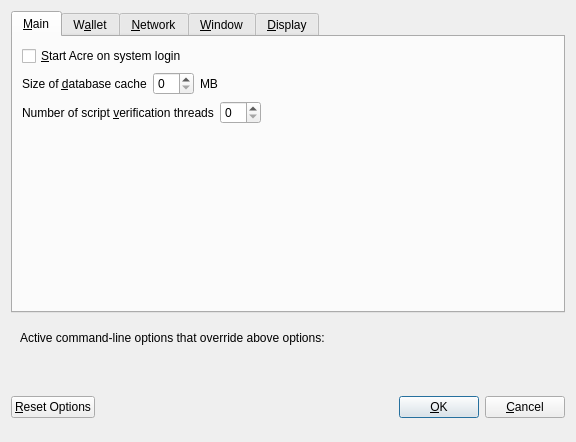
<?xml version="1.0" encoding="UTF-8"?>
<ui version="4.0">
 <class>OptionsDialog</class>
 <widget class="QDialog" name="OptionsDialog">
  <property name="geometry">
   <rect>
    <x>0</x>
    <y>0</y>
    <width>576</width>
    <height>442</height>
   </rect>
  </property>
  <property name="windowTitle">
   <string>Options</string>
  </property>
  <property name="modal">
   <bool>true</bool>
  </property>
  <layout class="QVBoxLayout" name="verticalLayout">
   <item>
    <widget class="QTabWidget" name="tabWidget">
     <property name="currentIndex">
      <number>0</number>
     </property>
     <widget class="QWidget" name="tabMain">
      <attribute name="title">
       <string>&amp;Main</string>
      </attribute>
      <layout class="QVBoxLayout" name="verticalLayout_Main">
       <item>
        <widget class="QCheckBox" name="bitcoinAtStartup">
         <property name="toolTip">
          <string>Automatically start Acre after logging in to the system.</string>
         </property>
         <property name="text">
          <string>&amp;Start Acre on system login</string>
         </property>
        </widget>
       </item>
       <item>
        <layout class="QHBoxLayout" name="horizontalLayout_2_Main">
         <item>
          <widget class="QLabel" name="databaseCacheLabel">
           <property name="text">
            <string>Size of &amp;database cache</string>
           </property>
           <property name="textFormat">
            <enum>Qt::PlainText</enum>
           </property>
           <property name="buddy">
            <cstring>databaseCache</cstring>
           </property>
          </widget>
         </item>
         <item>
          <widget class="QSpinBox" name="databaseCache"/>
         </item>
         <item>
          <widget class="QLabel" name="databaseCacheUnitLabel">
           <property name="text">
            <string>MB</string>
           </property>
           <property name="textFormat">
            <enum>Qt::PlainText</enum>
           </property>
          </widget>
         </item>
         <item>
          <spacer name="horizontalSpacer_2_Main">
           <property name="orientation">
            <enum>Qt::Horizontal</enum>
           </property>
           <property name="sizeHint" stdset="0">
            <size>
             <width>40</width>
             <height>20</height>
            </size>
           </property>
          </spacer>
         </item>
        </layout>
       </item>
       <item>
        <layout class="QHBoxLayout" name="horizontalLayout_3_Main">
         <item>
          <widget class="QLabel" name="threadsScriptVerifLabel">
           <property name="text">
            <string>Number of script &amp;verification threads</string>
           </property>
           <property name="textFormat">
            <enum>Qt::PlainText</enum>
           </property>
           <property name="buddy">
            <cstring>threadsScriptVerif</cstring>
           </property>
          </widget>
         </item>
         <item>
          <widget class="QSpinBox" name="threadsScriptVerif">
           <property name="toolTip">
            <string>(0 = auto, &lt;0 = leave that many cores free)</string>
           </property>
          </widget>
         </item>
         <item>
          <spacer name="horizontalSpacer_3_Main">
           <property name="orientation">
            <enum>Qt::Horizontal</enum>
           </property>
           <property name="sizeHint" stdset="0">
            <size>
             <width>40</width>
             <height>20</height>
            </size>
           </property>
          </spacer>
         </item>
        </layout>
       </item>
       <item>
        <spacer name="verticalSpacer_2">
         <property name="orientation">
          <enum>Qt::Vertical</enum>
         </property>
         <property name="sizeHint" stdset="0">
          <size>
           <width>20</width>
           <height>40</height>
          </size>
         </property>
        </spacer>
       </item>
      </layout>
     </widget>
     <widget class="QWidget" name="tabWallet">
      <attribute name="title">
       <string>W&amp;allet</string>
      </attribute>
      <layout class="QVBoxLayout" name="verticalLayout_Wallet">
       <item>
        <layout class="QHBoxLayout" name="horizontalLayout_2_Wallet">
         <item>
          <widget class="QLabel" name="labelStakeSplitThresholdText">
           <property name="text">
            <string>Stake split threshold:</string>
           </property>
          </widget>
         </item>
         <item>
          <widget class="QSpinBox" name="spinBoxStakeSplitThreshold">
           <property name="minimum">
            <number>1</number>
           </property>
           <property name="maximum">
            <number>999999</number>
           </property>
          </widget>
         </item>
        </layout>
       </item>
       <item>
        <widget class="QGroupBox" name="groupBox">
         <property name="title">
          <string>Expert</string>
         </property>
         <layout class="QVBoxLayout" name="verticalLayout_2">
          <item>
           <widget class="QCheckBox" name="coinControlFeatures">
            <property name="toolTip">
             <string>Whether to show coin control features or not.</string>
            </property>
            <property name="text">
             <string>Enable coin &amp;control features</string>
            </property>
           </widget>
          </item>
          <item>
           <widget class="QCheckBox" name="showMasternodesTab">
            <property name="toolTip">
             <string>Show additional tab listing all your masternodes in first sub-tab&lt;br/&gt;and all masternodes on the network in second sub-tab.</string>
            </property>
            <property name="text">
             <string>Show Masternodes Tab</string>
            </property>
           </widget>
          </item>
          <item>
           <widget class="QCheckBox" name="spendZeroConfChange">
            <property name="toolTip">
             <string>If you disable the spending of unconfirmed change, the change from a transaction&lt;br/&gt;cannot be used until that transaction has at least one confirmation.&lt;br/&gt;This also affects how your balance is computed.</string>
            </property>
            <property name="text">
             <string>&amp;Spend unconfirmed change</string>
            </property>
           </widget>
          </item>
         </layout>
        </widget>
       </item>
       <item>
        <spacer name="verticalSpacer_Wallet">
         <property name="orientation">
          <enum>Qt::Vertical</enum>
         </property>
         <property name="sizeHint" stdset="0">
          <size>
           <width>20</width>
           <height>40</height>
          </size>
         </property>
        </spacer>
       </item>
      </layout>
     </widget>
     <widget class="QWidget" name="tabNetwork">
      <attribute name="title">
       <string>&amp;Network</string>
      </attribute>
      <layout class="QVBoxLayout" name="verticalLayout_Network">
       <item>
        <widget class="QCheckBox" name="mapPortUpnp">
         <property name="toolTip">
          <string>Automatically open the Acre client port on the router. This only works when your router supports UPnP and it is enabled.</string>
         </property>
         <property name="text">
          <string>Map port using &amp;UPnP</string>
         </property>
        </widget>
       </item>
       <item>
        <widget class="QCheckBox" name="allowIncoming">
         <property name="toolTip">
          <string>Accept connections from outside</string>
         </property>
         <property name="text">
          <string>Allow incoming connections</string>
         </property>
        </widget>
       </item>
       <item>
        <widget class="QCheckBox" name="connectSocks">
         <property name="toolTip">
          <string>Connect to the Acre network through a SOCKS5 proxy.</string>
         </property>
         <property name="text">
          <string>&amp;Connect through SOCKS5 proxy (default proxy):</string>
         </property>
        </widget>
       </item>
       <item>
        <layout class="QHBoxLayout" name="horizontalLayout_1_Network">
         <item>
          <widget class="QLabel" name="proxyIpLabel">
           <property name="text">
            <string>Proxy &amp;IP:</string>
           </property>
           <property name="textFormat">
            <enum>Qt::PlainText</enum>
           </property>
           <property name="buddy">
            <cstring>proxyIp</cstring>
           </property>
          </widget>
         </item>
         <item>
          <widget class="QValidatedLineEdit" name="proxyIp">
           <property name="minimumSize">
            <size>
             <width>140</width>
             <height>0</height>
            </size>
           </property>
           <property name="maximumSize">
            <size>
             <width>140</width>
             <height>16777215</height>
            </size>
           </property>
           <property name="toolTip">
            <string>IP address of the proxy (e.g. IPv4: 127.0.0.1 / IPv6: ::1)</string>
           </property>
          </widget>
         </item>
         <item>
          <widget class="QLabel" name="proxyPortLabel">
           <property name="text">
            <string>&amp;Port:</string>
           </property>
           <property name="textFormat">
            <enum>Qt::PlainText</enum>
           </property>
           <property name="buddy">
            <cstring>proxyPort</cstring>
           </property>
          </widget>
         </item>
         <item>
          <widget class="QLineEdit" name="proxyPort">
           <property name="minimumSize">
            <size>
             <width>55</width>
             <height>0</height>
            </size>
           </property>
           <property name="maximumSize">
            <size>
             <width>55</width>
             <height>16777215</height>
            </size>
           </property>
           <property name="toolTip">
            <string>Port of the proxy (e.g. 9050)</string>
           </property>
          </widget>
         </item>
         <item>
          <spacer name="horizontalSpacer_1_Network">
           <property name="orientation">
            <enum>Qt::Horizontal</enum>
           </property>
           <property name="sizeHint" stdset="0">
            <size>
             <width>40</width>
             <height>20</height>
            </size>
           </property>
          </spacer>
         </item>
        </layout>
       </item>
       <item>
        <spacer name="verticalSpacer_Network">
         <property name="orientation">
          <enum>Qt::Vertical</enum>
         </property>
         <property name="sizeHint" stdset="0">
          <size>
           <width>20</width>
           <height>40</height>
          </size>
         </property>
        </spacer>
       </item>
      </layout>
     </widget>
     <widget class="QWidget" name="tabWindow">
      <attribute name="title">
       <string>&amp;Window</string>
      </attribute>
      <layout class="QVBoxLayout" name="verticalLayout_Window">
       <item>
        <widget class="QCheckBox" name="minimizeToTray">
         <property name="toolTip">
          <string>Show only a tray icon after minimizing the window.</string>
         </property>
         <property name="text">
          <string>&amp;Minimize to the tray instead of the taskbar</string>
         </property>
        </widget>
       </item>
       <item>
        <widget class="QCheckBox" name="minimizeOnClose">
         <property name="toolTip">
          <string>Minimize instead of exit the application when the window is closed. When this option is enabled, the application will be closed only after selecting Quit in the menu.</string>
         </property>
         <property name="text">
          <string>M&amp;inimize on close</string>
         </property>
        </widget>
       </item>
       <item>
        <spacer name="verticalSpacer_Window">
         <property name="orientation">
          <enum>Qt::Vertical</enum>
         </property>
         <property name="sizeHint" stdset="0">
          <size>
           <width>20</width>
           <height>40</height>
          </size>
         </property>
        </spacer>
       </item>
      </layout>
     </widget>
     <widget class="QWidget" name="tabDisplay">
      <attribute name="title">
       <string>&amp;Display</string>
      </attribute>
      <layout class="QVBoxLayout" name="verticalLayout_Display">
       <item>
        <layout class="QHBoxLayout" name="horizontalLayout_1_Display">
         <item>
          <widget class="QLabel" name="langLabel">
           <property name="text">
            <string>User Interface &amp;language:</string>
           </property>
           <property name="textFormat">
            <enum>Qt::PlainText</enum>
           </property>
           <property name="buddy">
            <cstring>lang</cstring>
           </property>
          </widget>
         </item>
         <item>
          <widget class="QValueComboBox" name="lang">
           <property name="toolTip">
            <string>The user interface language can be set here. This setting will take effect after restarting Acre.</string>
           </property>
          </widget>
         </item>
        </layout>
       </item>
       <item>
        <widget class="Line" name="line">
         <property name="orientation">
          <enum>Qt::Horizontal</enum>
         </property>
        </widget>
       </item>
       <item>
        <layout class="QHBoxLayout" name="horizontalLayout_2_Display">
         <item>
          <widget class="QLabel" name="unitLabel">
           <property name="text">
            <string>&amp;Unit to show amounts in:</string>
           </property>
           <property name="textFormat">
            <enum>Qt::PlainText</enum>
           </property>
           <property name="buddy">
            <cstring>unit</cstring>
           </property>
          </widget>
         </item>
         <item>
          <widget class="QValueComboBox" name="unit">
           <property name="toolTip">
            <string>Choose the default subdivision unit to show in the interface and when sending coins.</string>
           </property>
          </widget>
         </item>
        </layout>
       </item>
       <item>
        <layout class="QHBoxLayout" name="horizontalLayout_5_Display">
         <item>
          <widget class="QLabel" name="digitsLabel">
           <property name="text">
            <string>Decimal digits</string>
           </property>
          </widget>
         </item>
         <item>
          <widget class="QValueComboBox" name="digits"/>
         </item>
        </layout>
       </item>
       <item>
        <layout class="QHBoxLayout" name="horizontalLayout_3_Display">
         <item>
          <widget class="QLabel" name="thirdPartyTxUrlsLabel">
           <property name="toolTip">
            <string>Third party URLs (e.g. a block explorer) that appear in the transactions tab as context menu items. %s in the URL is replaced by transaction hash. Multiple URLs are separated by vertical bar |.</string>
           </property>
           <property name="text">
            <string>Third party transaction URLs</string>
           </property>
           <property name="buddy">
            <cstring>thirdPartyTxUrls</cstring>
           </property>
          </widget>
         </item>
         <item>
          <widget class="QLineEdit" name="thirdPartyTxUrls">
           <property name="toolTip">
            <string>Third party URLs (e.g. a block explorer) that appear in the transactions tab as context menu items. %s in the URL is replaced by transaction hash. Multiple URLs are separated by vertical bar |.</string>
           </property>
          </widget>
         </item>
        </layout>
       </item>
       <item>
        <spacer name="verticalSpacer">
         <property name="orientation">
          <enum>Qt::Vertical</enum>
         </property>
         <property name="sizeHint" stdset="0">
          <size>
           <width>20</width>
           <height>40</height>
          </size>
         </property>
        </spacer>
       </item>
      </layout>
     </widget>
    </widget>
   </item>
   <item>
    <widget class="QFrame" name="frame">
     <layout class="QVBoxLayout" name="verticalLayout_Bottom">
      <item>
       <layout class="QHBoxLayout" name="horizontalLayout_Bottom">
        <item>
         <widget class="QLabel" name="overriddenByCommandLineInfoLabel">
          <property name="text">
           <string>Active command-line options that override above options:</string>
          </property>
          <property name="textFormat">
           <enum>Qt::PlainText</enum>
          </property>
         </widget>
        </item>
        <item>
         <spacer name="horizontalSpacer_Bottom">
          <property name="orientation">
           <enum>Qt::Horizontal</enum>
          </property>
          <property name="sizeHint" stdset="0">
           <size>
            <width>40</width>
            <height>20</height>
           </size>
          </property>
         </spacer>
        </item>
       </layout>
      </item>
      <item>
       <widget class="QLabel" name="overriddenByCommandLineLabel">
        <property name="text">
         <string/>
        </property>
        <property name="textFormat">
         <enum>Qt::PlainText</enum>
        </property>
        <property name="wordWrap">
         <bool>true</bool>
        </property>
       </widget>
      </item>
     </layout>
    </widget>
   </item>
   <item>
    <layout class="QHBoxLayout" name="horizontalLayout_Buttons">
     <item>
      <widget class="QPushButton" name="resetButton">
       <property name="toolTip">
        <string>Reset all client options to default.</string>
       </property>
       <property name="text">
        <string>&amp;Reset Options</string>
       </property>
       <property name="autoDefault">
        <bool>false</bool>
       </property>
      </widget>
     </item>
     <item>
      <spacer name="horizontalSpacer_1">
       <property name="orientation">
        <enum>Qt::Horizontal</enum>
       </property>
       <property name="sizeHint" stdset="0">
        <size>
         <width>40</width>
         <height>48</height>
        </size>
       </property>
      </spacer>
     </item>
     <item>
      <widget class="QLabel" name="statusLabel">
       <property name="minimumSize">
        <size>
         <width>200</width>
         <height>0</height>
        </size>
       </property>
       <property name="font">
        <font>
         <weight>75</weight>
         <bold>true</bold>
        </font>
       </property>
       <property name="text">
        <string/>
       </property>
       <property name="textFormat">
        <enum>Qt::PlainText</enum>
       </property>
       <property name="wordWrap">
        <bool>true</bool>
       </property>
      </widget>
     </item>
     <item>
      <spacer name="horizontalSpacer_2">
       <property name="orientation">
        <enum>Qt::Horizontal</enum>
       </property>
       <property name="sizeHint" stdset="0">
        <size>
         <width>40</width>
         <height>48</height>
        </size>
       </property>
      </spacer>
     </item>
     <item>
      <widget class="QPushButton" name="okButton">
       <property name="text">
        <string>&amp;OK</string>
       </property>
       <property name="autoDefault">
        <bool>false</bool>
       </property>
       <property name="default">
        <bool>true</bool>
       </property>
      </widget>
     </item>
     <item>
      <widget class="QPushButton" name="cancelButton">
       <property name="text">
        <string>&amp;Cancel</string>
       </property>
       <property name="autoDefault">
        <bool>false</bool>
       </property>
      </widget>
     </item>
    </layout>
   </item>
  </layout>
 </widget>
 <customwidgets>
  <customwidget>
   <class>QValidatedLineEdit</class>
   <extends>QLineEdit</extends>
   <header>qvalidatedlineedit.h</header>
  </customwidget>
  <customwidget>
   <class>QValueComboBox</class>
   <extends>QComboBox</extends>
   <header>qvaluecombobox.h</header>
  </customwidget>
 </customwidgets>
 <resources/>
 <connections/>
</ui>
